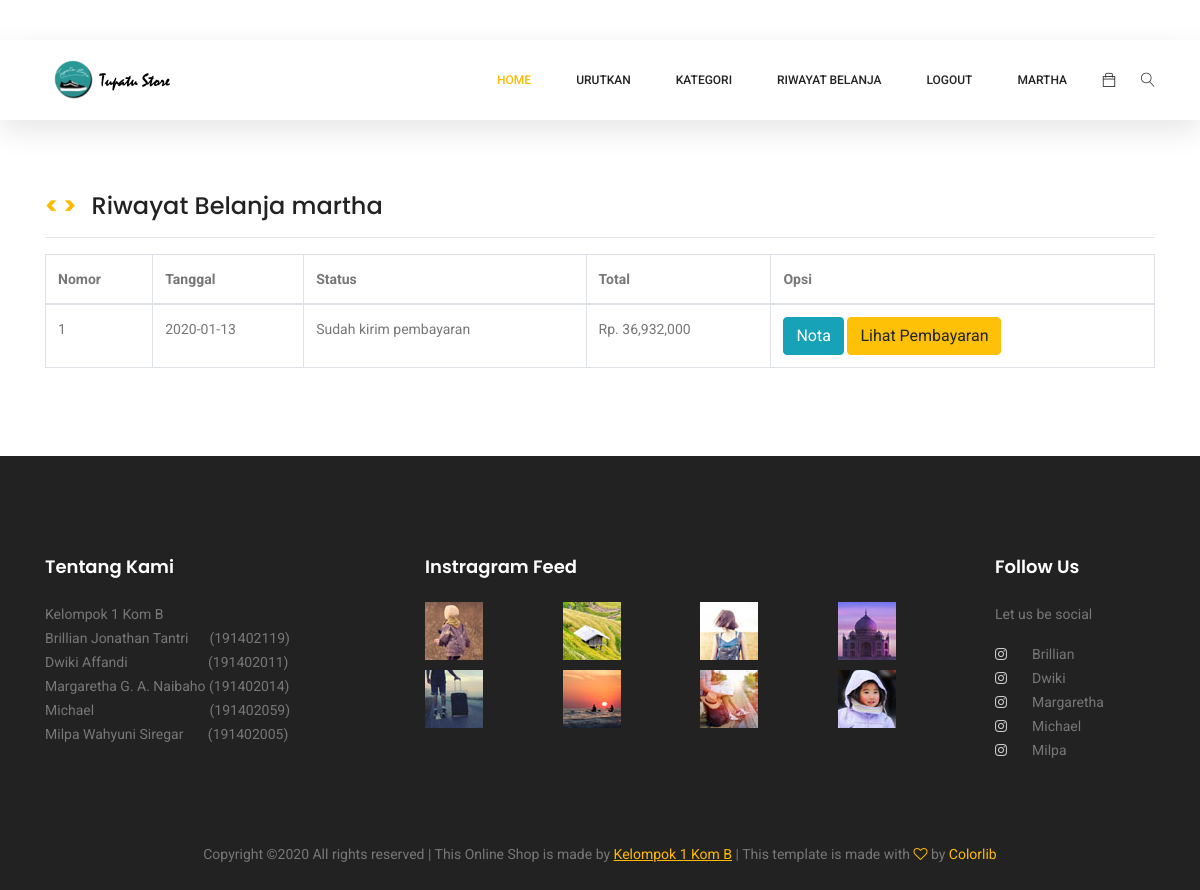
Before: /index.php?laman=riwayat (signed in) with the older database file.
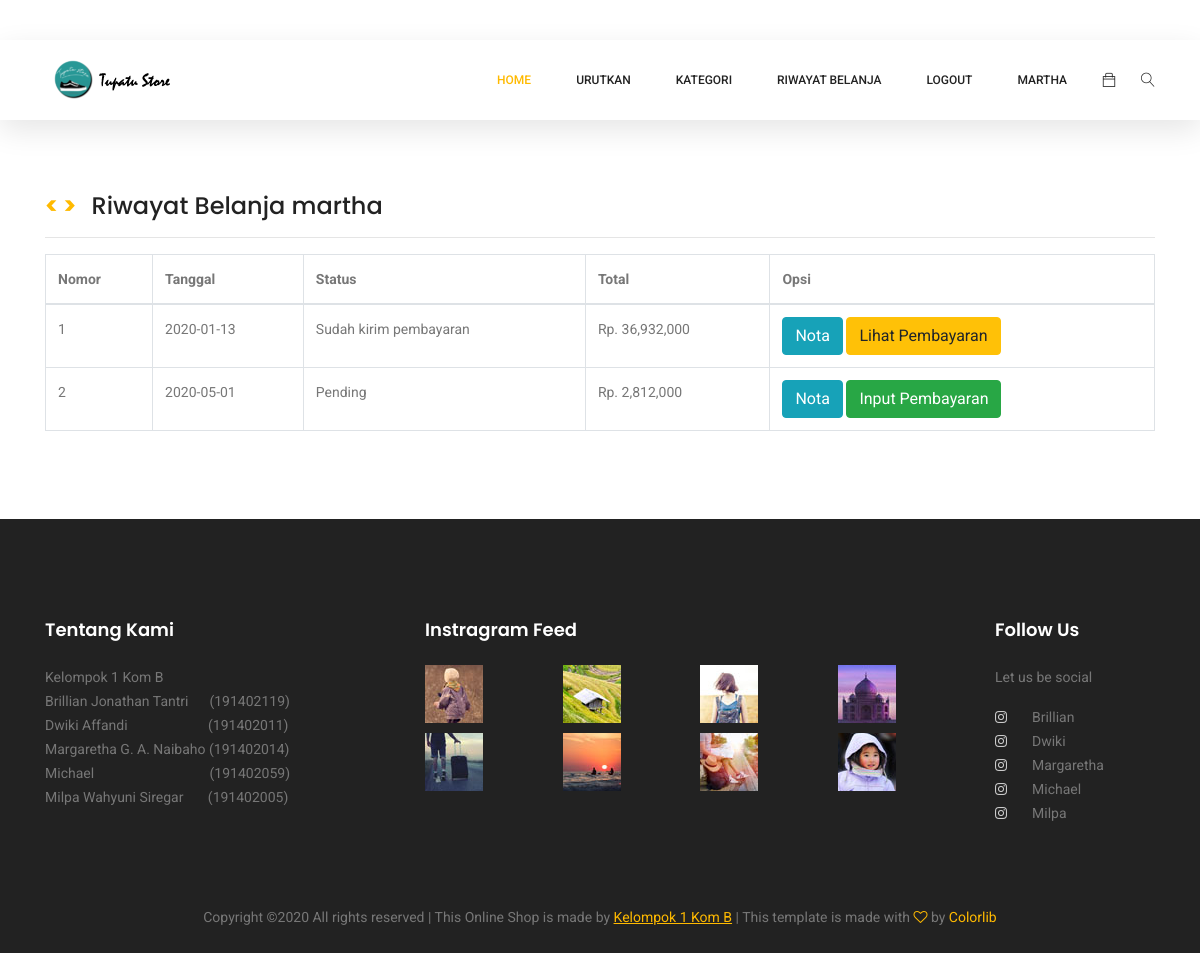
After: the same page with the newer database file.
### tables this page shows
CREATE TABLE `pembelian` (
  `id_pembelian` int(11) NOT NULL,
  `id_pelanggan` int(11) NOT NULL,
  `id_supplier` int(11) NOT NULL,
  `id_ongkir` int(11) NOT NULL,
  `tanggal_pembelian` date NOT NULL,
  `total_pembelian` int(11) NOT NULL,
  `nama_kota` varchar(100) NOT NULL,
  `tarif` int(11) NOT NULL,
  `alamat_pengiriman` text NOT NULL,
  `status_pembelian` varchar(100) NOT NULL DEFAULT 'Pending',
  `resi_pengiriman` varchar(50) NOT NULL
);

### riwayat.php (the view, shortened to what this page needs)
<?php
include 'koneksi.php';
?>
	<br><br><br><br><br><br><br><br>
	<section class="riwayat">
		<div class="container">
			<h3><b>< > &nbsp;&nbsp;</b>Riwayat Belanja <?php echo $_SESSION["pelanggan"]["nama"];?></h3>
			<hr>
			<table class="table table-bordered">
				<thead>
					<tr>
						<th>Nomor</th>
						<th>Tanggal</th>
						<th>Status</th>
					 	<th>Total</th>
						<th>Opsi</th>
					</tr>
				</thead>
				<tbody>
					<?php
					$nomor=1;
					$id_pelanggan = $_SESSION["pelanggan"]['id_pengguna'];
					$ambil = mysqli_query($koneksi, "SELECT * FROM pembelian WHERE id_pelanggan='$id_pelanggan'");
					while ($pecah = mysqli_fetch_array($ambil)) {
					?>
					<tr>
						<td><?php echo $nomor; ?></td>
						<td><?php echo $pecah["tanggal_pembelian"];?></td>
						<td><?php echo $pecah["status_pembelian"];?>
							<br>
						</td>
						<td>Rp. <?php echo number_format($pecah["total_pembelian"]);?></td>
						<td>
							<a href="index.php?laman=nota&id=<?php echo $pecah["id_pembelian"]; ?>" class="btn btn-info">Nota</a>
							<?php $status = $pecah['status_pembelian']; ?>
							<?php if($status=='Pending') : ?>
							<a href="index.php?laman=pembayaran&id=<?php echo $pecah['id_pembelian']; ?>" class="btn btn-success">Input Pembayaran</a>
							<?php else: ?>
								<a href="index.php?laman=lihat_pembayaran&id=<?php echo$pecah['id_pembelian']; ?>" class="btn btn-warning">Lihat Pembayaran</a>
						<?php endif?>
						</td>
					</tr>
					<?php $nomor++; ?>
					<?php } ?>
				</tbody>
			</table>
		</div>
	</section>
	<br><br><br>
	<?php include 'footer.php'; ?>

Changed rows visible on the page:
added pembelian: tanggal_pembelian "2020-05-01", status_pembelian "Pending", total_pembelian "2,812,000"
